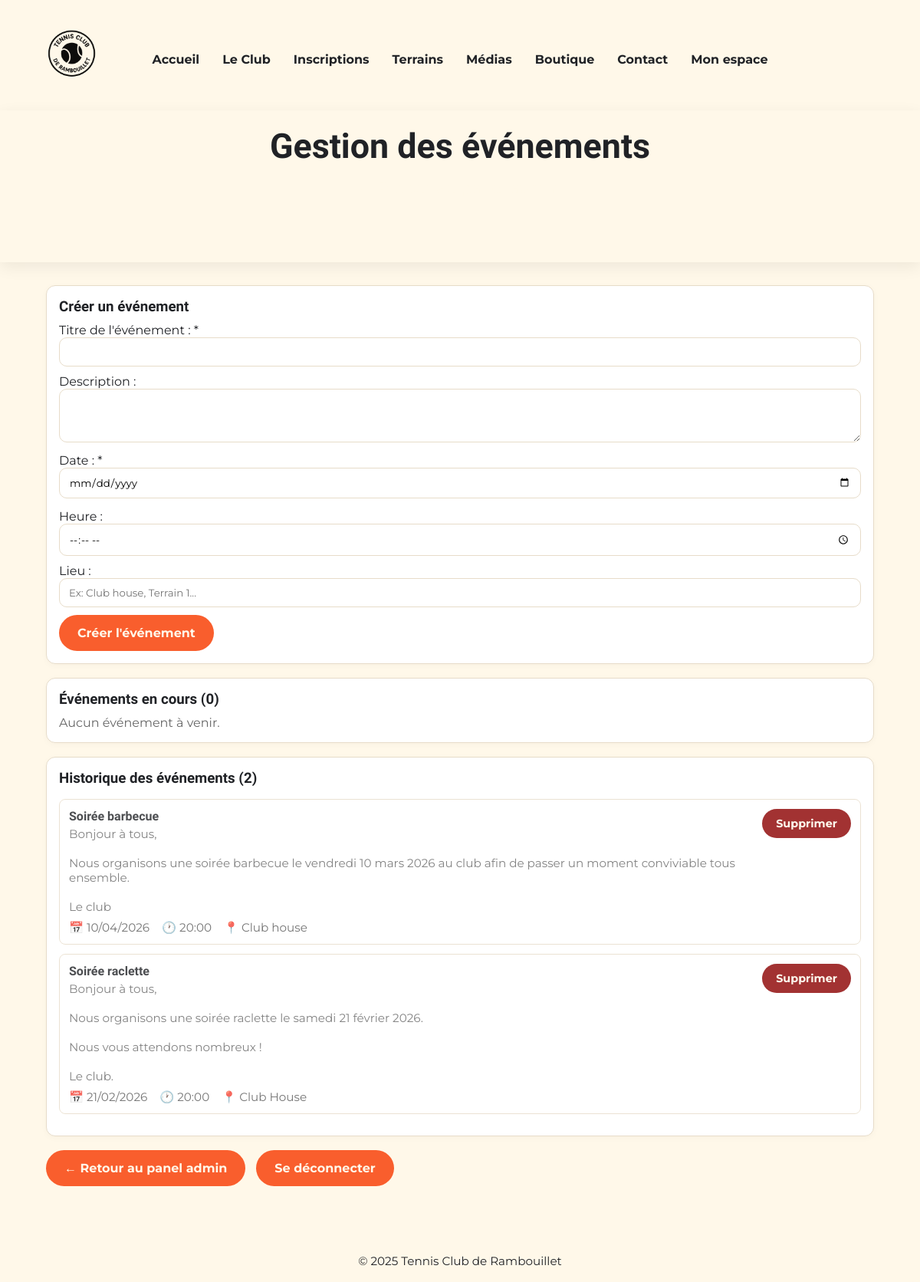
The app's page /php/admin-events.php (signed in) with its own data.
### tables this page shows
CREATE TABLE `events` (
  `id` int(11) NOT NULL,
  `title` varchar(255) NOT NULL,
  `description` text DEFAULT NULL,
  `event_date` date NOT NULL,
  `event_time` time DEFAULT NULL,
  `location` varchar(255) DEFAULT NULL,
  `created_at` datetime NOT NULL DEFAULT current_timestamp()
);

### php/admin-events.php (the view, shortened to what this page needs)
<?php
$pdo = db();
$pdo->exec("CREATE TABLE IF NOT EXISTS events (
  id INT AUTO_INCREMENT PRIMARY KEY,
  title VARCHAR(255) NOT NULL,
  description TEXT,
  event_date DATE NOT NULL,
  event_time TIME,
  location VARCHAR(255),
  created_at DATETIME NOT NULL DEFAULT CURRENT_TIMESTAMP,
  INDEX idx_event_date (event_date)
) ENGINE=InnoDB DEFAULT CHARSET=utf8mb4");
$pdo->exec("CREATE TABLE IF NOT EXISTS event_participants (
  id INT AUTO_INCREMENT PRIMARY KEY,
  event_id INT NOT NULL,
  user_id INT NOT NULL,
  created_at TIMESTAMP DEFAULT CURRENT_TIMESTAMP,
  FOREIGN KEY (event_id) REFERENCES events(id) ON DELETE CASCADE,
  FOREIGN KEY (user_id) REFERENCES users(id) ON DELETE CASCADE,
  UNIQUE KEY unique_participation (event_id, user_id)
) ENGINE=InnoDB DEFAULT CHARSET=utf8mb4");
$editEvent = null;
$events = $pdo->query("
  SELECT e.*, COUNT(ep.user_id) as participants_count
  FROM events e
  LEFT JOIN event_participants ep ON e.id = ep.event_id
  WHERE e.event_date >= CURDATE()
  GROUP BY e.id
  ORDER BY e.event_date ASC, e.event_time ASC
")->fetchAll();
$pastEvents = $pdo->query("
  SELECT * FROM events
  WHERE event_date < CURDATE()
  ORDER BY event_date DESC, event_time DESC
")->fetchAll();
?>
<!DOCTYPE html>
<html lang="fr"><head>
  <link rel="stylesheet" href="/tennis-club-rambouillet/css/style.css">
  <link rel="stylesheet" href="/tennis-club-rambouillet/css/admin.css">
</head><body>
  <header><div class="container header-flex">
    <a href="/tennis-club-rambouillet/index.html"><img src="/tennis-club-rambouillet/img/logo.png" alt="Logo" class="logo"></a>
    <nav><ul>
      <li><a href="/tennis-club-rambouillet/index.html">Accueil</a></li>
      <li><a href="/tennis-club-rambouillet/le-club.html">Le Club</a></li>
      <li><a href="/tennis-club-rambouillet/inscriptions.html">Inscriptions</a></li>
      <li><a href="/tennis-club-rambouillet/terrains.php">Terrains</a></li>
      <li><a href="/tennis-club-rambouillet/php/medias.php">Médias</a></li>
      <li><a href="/tennis-club-rambouillet/boutique.html">Boutique</a></li>
      <li><a href="/tennis-club-rambouillet/contact.html">Contact</a></li>
      <li><a href="/tennis-club-rambouillet/php/dashboard.php">Mon espace</a></li>
    </ul></nav>
  </div></header>
  <section class="hero"><div class="container"><h1>Gestion des événements</h1><p><a href="/tennis-club-rambouillet/php/admin.php" style="color:#FFF8E9;text-decoration:underline">← Retour au panel admin</a></p></div></section>
  <main class="admin"><div class="container">
    <section class="card" aria-label="<?php echo $editEvent ? 'Modifier' : 'Créer'; ?> un événement">
      <h3><?php echo $editEvent ? 'Modifier l\'événement' : 'Créer un événement'; ?></h3>
      <form method="post" class="create-event" autocomplete="off">
        <div class="form-row">
          <div class="form-field">
            <label>Titre de l'événement : *
              <input type="text" name="event_title" value="<?php echo $editEvent ? htmlspecialchars($editEvent['title']) : ''; ?>" required>
            </label>
          </div>
        </div>
        <div class="form-row">
          <div class="form-field">
            <label>Description :
              <textarea name="event_description" rows="3" style="width:100%;padding:10px 12px;border:1px solid #e7dcc9;border-radius:10px;font-family:inherit;resize:vertical"><?php echo $editEvent ? htmlspecialchars($editEvent['description']) : ''; ?></textarea>
            </label>
          </div>
        </div>
        <div class="form-row">
          <div class="form-field">
            <label>Date : *
              <input type="date" name="event_date" value="<?php echo $editEvent ? htmlspecialchars($editEvent['event_date']) : ''; ?>" required>
            </label>
          </div>
          <div class="form-field">
            <label>Heure :
              <input type="time" name="event_time" value="<?php echo $editEvent && $editEvent['event_time'] ? htmlspecialchars($editEvent['event_time']) : ''; ?>">
            </label>
          </div>
        </div>
        <div class="form-row">
          <div class="form-field">
            <label>Lieu :
              <input type="text" name="event_location" value="<?php echo $editEvent ? htmlspecialchars($editEvent['location']) : ''; ?>" placeholder="Ex: Club house, Terrain 1...">
            </label>
          </div>
        </div>
        <div class="form-row" style="margin-top:10px">
          <button class="btn" type="submit"><?php echo $editEvent ? 'Modifier l\'événement' : 'Créer l\'événement'; ?></button>
        </div>
      </form>
    </section>
    <section class="card" aria-label="Événements à venir" id="event-list">
      <h3>Événements en cours (<?php echo count($events); ?>)</h3>
      <?php if(empty($events)): ?>
        <p style="color:#666;margin-top:8px">Aucun événement à venir.</p>
      <?php endif; ?>
    </section>
    <section class="card" aria-label="Historique des événements">
      <h3>Historique des événements (<?php echo count($pastEvents); ?>)</h3>
      <?php if(empty($pastEvents)): ?>
        <p style="color:#666;margin-top:8px">Aucun événement passé.</p>
      <?php else: ?>
        <div style="margin-top:16px;opacity:0.8">
          <?php foreach($pastEvents as $event): ?>
            <div style="background:#fff;border:1px solid #e7dcc9;border-radius:8px;padding:12px;margin-bottom:12px">
              <div style="display:flex;justify-content:space-between;align-items:start;gap:12px">
                <div style="flex:1">
                  <h4 style="margin-bottom:4px"><?php echo htmlspecialchars($event['title']); ?></h4>
                  <?php if($event['description']): ?>
                    <p style="color:#666;font-size:0.95rem;margin:4px 0"><?php echo nl2br(htmlspecialchars($event['description'])); ?></p>
                  <?php endif; ?>
                  <div style="display:flex;gap:16px;margin-top:8px;font-size:0.95rem;color:#555">
                    <span>📅 <?php echo date('d/m/Y', strtotime($event['event_date'])); ?></span>
                    <?php if($event['event_time']): ?>
                      <span>🕐 <?php echo substr($event['event_time'], 0, 5); ?></span>
                    <?php endif; ?>
                    <?php if($event['location']): ?>
                      <span>📍 <?php echo htmlspecialchars($event['location']); ?></span>
                    <?php endif; ?>
                  </div>
                </div>
                <div style="display:flex;gap:8px;margin:0">
                  <form method="post" style="margin:0">
                    <button class="btn warn" type="submit" onclick="return confirm('Supprimer cet événement ?')" style="padding:8px 16px;font-size:0.9rem">Supprimer</button>
                  </form>
                </div>
              </div>
            </div>
          <?php endforeach; ?>
        </div>
      <?php endif; ?>
    </section>
    <div class="form-row" style="margin-top:16px">
      <a class="btn" href="/tennis-club-rambouillet/php/admin.php">← Retour au panel admin</a>
      <a class="btn" href="/tennis-club-rambouillet/php/logout.php">Se déconnecter</a>
    </div>
  </div></main>
  <footer><div class="container"><p>&copy; 2025 Tennis Club de Rambouillet</p></div></footer>
</body></html>

### css/style.css (style rules this page uses)
* { margin: 0; padding: 0; box-sizing: border-box; }
body { font-family: 'Montserrat', Arial, sans-serif; background: #FFF8E9; color: #202226; }
p { background: transparent; }
h1, h2, h3, h4, h5, h6 { font-family: 'Barlow Semi Condensed', Arial, sans-serif; font-weight: 600; }
h1 { font-size: 2.8rem; margin-bottom: 15px; }
.container { width: 90%; max-width: 1100px; margin: 0 auto; }
header { background: #FFF8E9; color: #202226; padding: 20px 0; }
.header-flex { display: flex; align-items: center; justify-content: flex-start; position: relative; }
.header-flex nav { position: absolute; left: 50%; transform: translateX(-50%); }
header .logo { height: 100px; width: auto; margin-right: 25px; transition: transform 0.2s; }
nav ul { list-style: none; display: flex; gap: 30px; margin-top: 10px; white-space: nowrap; }
nav a { color: #202226; text-decoration: none; font-weight: bold; font-family: 'Montserrat', Arial, sans-serif; transition: color .2s; }
.hero { background: #FFF8E9; color: #202226; text-align: center; padding: 20px 0 60px 0; box-shadow: 0 6px 20px rgba(0,0,0,0.07); }
.hero h1 { font-size: 2.8rem; margin-bottom: 15px; }
.hero p { font-size: 1.3rem; margin-bottom: 25px; }
footer { background: #FFF8E9; color: #202226; text-align: center; padding: 18px 0; margin-top: 40px; border-radius: 0 0 10px 10px; font-size: .95rem; }

### css/admin.css (style rules this page uses)
.admin { padding: 30px 0; }
.card { background: white; border: 1px solid #e7dcc9; border-radius: 12px; padding: 16px; box-shadow: 0 2px 8px rgba(0,0,0,.03); margin-bottom: 18px; }
.admin .card h3 { margin-bottom: 10px; }
.form-row { display: flex; gap: 14px; flex-wrap: wrap; }
.form-field { display: flex; flex-direction: column; flex: 1; min-width: 240px; }
.form-field input, .form-field select, .form-field textarea { width: 100%; padding: 10px 12px; border: 1px solid #e7dcc9; border-radius: 10px; font-family: 'Montserrat', Arial, sans-serif; }
.create-event .form-field { min-width: 100%; }
.create-event .form-row + .form-row { margin-top: 10px; }
.btn { display: inline-block; background: #F95E2D; color: #FFF8E9; font-weight: bold; font-family: 'Montserrat', Arial, sans-serif; font-size: 1rem; padding: 12px 22px; border-radius: 30px; border: 2px solid transparent; text-decoration: none; cursor: pointer; transition: .2s; }
.btn.warn { background: #8b0000; }

### records on screen
events: title "Soirée barbecue", description "Bonjour à tous, Nous organisons une soirée barbecue le vendredi 10 mars 2026 au club afin de passer un moment conviviable tous ensemble. Le club", event_date "10/04/2026", event_time "20:00", location "Club house"
events: title "Soirée raclette", description "Bonjour à tous, Nous organisons une soirée raclette le samedi 21 février 2026. Nous vous attendons nombreux ! Le club.", event_date "21/02/2026", event_time "20:00", location "Club House"

### other values on screen
count($events) "0"
count($pastEvents) "2"
